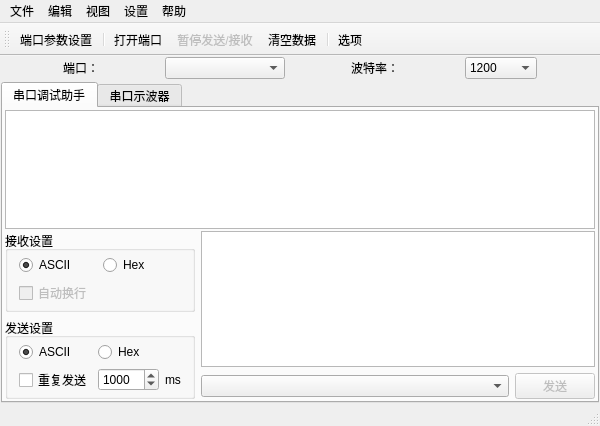
<?xml version="1.0" encoding="UTF-8"?>
<ui version="4.0">
 <author>官文亮</author>
 <class>SerialToolClass</class>
 <widget class="QMainWindow" name="SerialToolClass">
  <property name="geometry">
   <rect>
    <x>0</x>
    <y>0</y>
    <width>600</width>
    <height>426</height>
   </rect>
  </property>
  <property name="sizePolicy">
   <sizepolicy hsizetype="Preferred" vsizetype="Preferred">
    <horstretch>0</horstretch>
    <verstretch>0</verstretch>
   </sizepolicy>
  </property>
  <property name="windowTitle">
   <string>SerialTool</string>
  </property>
  <property name="windowIcon">
   <iconset resource="serialtool.qrc">
    <normaloff>:/SerialTool/images/icon.ico</normaloff>:/SerialTool/images/icon.ico</iconset>
  </property>
  <widget class="QWidget" name="centralWidget">
   <property name="sizePolicy">
    <sizepolicy hsizetype="Expanding" vsizetype="Expanding">
     <horstretch>0</horstretch>
     <verstretch>0</verstretch>
    </sizepolicy>
   </property>
   <property name="maximumSize">
    <size>
     <width>16777215</width>
     <height>16777215</height>
    </size>
   </property>
   <layout class="QVBoxLayout" name="verticalLayout_2">
    <property name="spacing">
     <number>3</number>
    </property>
    <property name="leftMargin">
     <number>1</number>
    </property>
    <property name="topMargin">
     <number>1</number>
    </property>
    <property name="rightMargin">
     <number>1</number>
    </property>
    <property name="bottomMargin">
     <number>1</number>
    </property>
    <item>
     <widget class="QWidget" name="portConfigWidget" native="true">
      <property name="enabled">
       <bool>true</bool>
      </property>
      <layout class="QHBoxLayout" name="horizontalLayout">
       <property name="leftMargin">
        <number>2</number>
       </property>
       <property name="topMargin">
        <number>0</number>
       </property>
       <property name="rightMargin">
        <number>2</number>
       </property>
       <property name="bottomMargin">
        <number>0</number>
       </property>
       <item>
        <widget class="QLabel" name="label">
         <property name="sizePolicy">
          <sizepolicy hsizetype="Fixed" vsizetype="Preferred">
           <horstretch>0</horstretch>
           <verstretch>0</verstretch>
          </sizepolicy>
         </property>
         <property name="text">
          <string>端口：</string>
         </property>
        </widget>
       </item>
       <item>
        <widget class="QComboBox" name="comboBoxPortNum">
         <property name="sizePolicy">
          <sizepolicy hsizetype="Preferred" vsizetype="Fixed">
           <horstretch>0</horstretch>
           <verstretch>0</verstretch>
          </sizepolicy>
         </property>
         <property name="minimumSize">
          <size>
           <width>120</width>
           <height>0</height>
          </size>
         </property>
         <property name="maximumSize">
          <size>
           <width>120</width>
           <height>16777215</height>
          </size>
         </property>
        </widget>
       </item>
       <item>
        <widget class="QLabel" name="label_2">
         <property name="sizePolicy">
          <sizepolicy hsizetype="Fixed" vsizetype="Preferred">
           <horstretch>0</horstretch>
           <verstretch>0</verstretch>
          </sizepolicy>
         </property>
         <property name="text">
          <string>波特率：</string>
         </property>
        </widget>
       </item>
       <item>
        <widget class="QComboBox" name="comboBoxBaudRate">
         <property name="sizePolicy">
          <sizepolicy hsizetype="Fixed" vsizetype="Fixed">
           <horstretch>0</horstretch>
           <verstretch>0</verstretch>
          </sizepolicy>
         </property>
         <property name="currentText">
          <string>1200</string>
         </property>
         <item>
          <property name="text">
           <string>1200</string>
          </property>
         </item>
         <item>
          <property name="text">
           <string>2400</string>
          </property>
         </item>
         <item>
          <property name="text">
           <string>4800</string>
          </property>
         </item>
         <item>
          <property name="text">
           <string>9600</string>
          </property>
         </item>
         <item>
          <property name="text">
           <string>19200</string>
          </property>
         </item>
         <item>
          <property name="text">
           <string>38400</string>
          </property>
         </item>
         <item>
          <property name="text">
           <string>57600</string>
          </property>
         </item>
         <item>
          <property name="text">
           <string>115200</string>
          </property>
         </item>
        </widget>
       </item>
      </layout>
     </widget>
    </item>
    <item>
     <widget class="QTabWidget" name="tabWidget">
      <property name="sizePolicy">
       <sizepolicy hsizetype="Expanding" vsizetype="Expanding">
        <horstretch>0</horstretch>
        <verstretch>0</verstretch>
       </sizepolicy>
      </property>
      <property name="currentIndex">
       <number>0</number>
      </property>
      <widget class="QWidget" name="tab_2">
       <attribute name="title">
        <string>串口调试助手</string>
       </attribute>
       <layout class="QVBoxLayout" name="verticalLayout_3">
        <property name="spacing">
         <number>2</number>
        </property>
        <property name="leftMargin">
         <number>2</number>
        </property>
        <property name="topMargin">
         <number>2</number>
        </property>
        <property name="rightMargin">
         <number>2</number>
        </property>
        <property name="bottomMargin">
         <number>2</number>
        </property>
        <item>
         <widget class="QTextEdit" name="textEditRead">
          <property name="readOnly">
           <bool>true</bool>
          </property>
         </widget>
        </item>
        <item>
         <layout class="QHBoxLayout" name="horizontalLayout_5">
          <item>
           <layout class="QVBoxLayout" name="verticalLayout_4">
            <item>
             <widget class="QGroupBox" name="groupBox">
              <property name="title">
               <string>接收设置</string>
              </property>
              <layout class="QGridLayout" name="gridLayout_2">
               <property name="topMargin">
                <number>4</number>
               </property>
               <property name="bottomMargin">
                <number>4</number>
               </property>
               <item row="1" column="0">
                <widget class="QCheckBox" name="checkBox_2">
                 <property name="enabled">
                  <bool>false</bool>
                 </property>
                 <property name="text">
                  <string>自动换行</string>
                 </property>
                </widget>
               </item>
               <item row="0" column="1">
                <widget class="QRadioButton" name="portReadHex">
                 <property name="text">
                  <string>Hex</string>
                 </property>
                </widget>
               </item>
               <item row="0" column="0">
                <widget class="QRadioButton" name="portReadAscii">
                 <property name="text">
                  <string>ASCII</string>
                 </property>
                 <property name="checked">
                  <bool>true</bool>
                 </property>
                </widget>
               </item>
              </layout>
             </widget>
            </item>
            <item>
             <widget class="QGroupBox" name="groupBox_2">
              <property name="sizePolicy">
               <sizepolicy hsizetype="Preferred" vsizetype="Preferred">
                <horstretch>0</horstretch>
                <verstretch>0</verstretch>
               </sizepolicy>
              </property>
              <property name="title">
               <string>发送设置</string>
              </property>
              <layout class="QGridLayout" name="gridLayout">
               <property name="topMargin">
                <number>4</number>
               </property>
               <property name="bottomMargin">
                <number>4</number>
               </property>
               <item row="1" column="1">
                <widget class="QRadioButton" name="portWriteHex">
                 <property name="text">
                  <string>Hex</string>
                 </property>
                </widget>
               </item>
               <item row="2" column="0">
                <widget class="QCheckBox" name="resendBox">
                 <property name="text">
                  <string>重复发送</string>
                 </property>
                </widget>
               </item>
               <item row="2" column="1">
                <widget class="QSpinBox" name="spinBoxStepTime">
                 <property name="minimum">
                  <number>10</number>
                 </property>
                 <property name="maximum">
                  <number>60000</number>
                 </property>
                 <property name="value">
                  <number>1000</number>
                 </property>
                </widget>
               </item>
               <item row="1" column="0">
                <widget class="QRadioButton" name="portWriteAscii">
                 <property name="text">
                  <string>ASCII</string>
                 </property>
                 <property name="checked">
                  <bool>true</bool>
                 </property>
                </widget>
               </item>
               <item row="2" column="3">
                <widget class="QLabel" name="label_3">
                 <property name="text">
                  <string>ms</string>
                 </property>
                </widget>
               </item>
              </layout>
             </widget>
            </item>
           </layout>
          </item>
          <item>
           <layout class="QGridLayout" name="gridLayout_3">
            <item row="1" column="0">
             <widget class="QComboBox" name="comboBox">
              <property name="sizePolicy">
               <sizepolicy hsizetype="Expanding" vsizetype="Fixed">
                <horstretch>0</horstretch>
                <verstretch>0</verstretch>
               </sizepolicy>
              </property>
             </widget>
            </item>
            <item row="1" column="1">
             <widget class="QPushButton" name="sendButton">
              <property name="enabled">
               <bool>false</bool>
              </property>
              <property name="sizePolicy">
               <sizepolicy hsizetype="Fixed" vsizetype="Fixed">
                <horstretch>0</horstretch>
                <verstretch>0</verstretch>
               </sizepolicy>
              </property>
              <property name="toolTip">
               <string>Ctrl + Enter</string>
              </property>
              <property name="text">
               <string>发送</string>
              </property>
              <property name="shortcut">
               <string>Ctrl+Return</string>
              </property>
             </widget>
            </item>
            <item row="0" column="0" colspan="2">
             <widget class="QTextEdit" name="textEditWrite">
              <property name="sizePolicy">
               <sizepolicy hsizetype="Expanding" vsizetype="Ignored">
                <horstretch>0</horstretch>
                <verstretch>0</verstretch>
               </sizepolicy>
              </property>
             </widget>
            </item>
           </layout>
          </item>
         </layout>
        </item>
       </layout>
      </widget>
      <widget class="QWidget" name="tab">
       <attribute name="title">
        <string>串口示波器</string>
       </attribute>
       <layout class="QHBoxLayout" name="horizontalLayout_2">
        <property name="spacing">
         <number>2</number>
        </property>
        <property name="leftMargin">
         <number>2</number>
        </property>
        <property name="topMargin">
         <number>2</number>
        </property>
        <property name="rightMargin">
         <number>2</number>
        </property>
        <property name="bottomMargin">
         <number>2</number>
        </property>
        <item>
         <layout class="QVBoxLayout" name="verticalLayout">
          <item>
           <widget class="QCustomPlot" name="customPlot" native="true">
            <property name="sizePolicy">
             <sizepolicy hsizetype="Expanding" vsizetype="Expanding">
              <horstretch>0</horstretch>
              <verstretch>0</verstretch>
             </sizepolicy>
            </property>
            <property name="minimumSize">
             <size>
              <width>200</width>
              <height>100</height>
             </size>
            </property>
           </widget>
          </item>
          <item>
           <widget class="QScrollBar" name="horizontalScrollBar">
            <property name="sizePolicy">
             <sizepolicy hsizetype="Expanding" vsizetype="Minimum">
              <horstretch>0</horstretch>
              <verstretch>0</verstretch>
             </sizepolicy>
            </property>
            <property name="pageStep">
             <number>100</number>
            </property>
            <property name="orientation">
             <enum>Qt::Horizontal</enum>
            </property>
           </widget>
          </item>
         </layout>
        </item>
        <item>
         <layout class="QVBoxLayout" name="verticalLayout_9">
          <item>
           <widget class="QListWidget" name="channelList">
            <property name="sizePolicy">
             <sizepolicy hsizetype="Ignored" vsizetype="Expanding">
              <horstretch>0</horstretch>
              <verstretch>0</verstretch>
             </sizepolicy>
            </property>
           </widget>
          </item>
          <item>
           <widget class="QLabel" name="label_4">
            <property name="text">
             <string>Y轴上限：</string>
            </property>
           </widget>
          </item>
          <item>
           <widget class="QDoubleSpinBox" name="yRateUpperBox">
            <property name="minimum">
             <double>-100000.000000000000000</double>
            </property>
            <property name="maximum">
             <double>100000.000000000000000</double>
            </property>
           </widget>
          </item>
          <item>
           <widget class="QLabel" name="label_5">
            <property name="text">
             <string>Y轴下限：</string>
            </property>
           </widget>
          </item>
          <item>
           <widget class="QDoubleSpinBox" name="yRateLowerBox">
            <property name="minimum">
             <double>-100000.000000000000000</double>
            </property>
           </widget>
          </item>
          <item>
           <widget class="QLabel" name="label_6">
            <property name="text">
             <string>X轴采样数：</string>
            </property>
           </widget>
          </item>
          <item>
           <widget class="QComboBox" name="xRangeBox">
            <property name="currentText">
             <string>10</string>
            </property>
            <property name="maxVisibleItems">
             <number>20</number>
            </property>
            <item>
             <property name="text">
              <string>10</string>
             </property>
            </item>
            <item>
             <property name="text">
              <string>20</string>
             </property>
            </item>
            <item>
             <property name="text">
              <string>25</string>
             </property>
            </item>
            <item>
             <property name="text">
              <string>50</string>
             </property>
            </item>
            <item>
             <property name="text">
              <string>100</string>
             </property>
            </item>
            <item>
             <property name="text">
              <string>200</string>
             </property>
            </item>
            <item>
             <property name="text">
              <string>250</string>
             </property>
            </item>
            <item>
             <property name="text">
              <string>500</string>
             </property>
            </item>
            <item>
             <property name="text">
              <string>1000</string>
             </property>
            </item>
            <item>
             <property name="text">
              <string>2000</string>
             </property>
            </item>
            <item>
             <property name="text">
              <string>2500</string>
             </property>
            </item>
            <item>
             <property name="text">
              <string>5000</string>
             </property>
            </item>
            <item>
             <property name="text">
              <string>10000</string>
             </property>
            </item>
           </widget>
          </item>
          <item>
           <widget class="QCheckBox" name="holdRxOscBox">
            <property name="toolTip">
             <string>串口示波器在其他选项卡下也会接收数据</string>
            </property>
            <property name="text">
             <string>保持接收</string>
            </property>
            <property name="checked">
             <bool>true</bool>
            </property>
           </widget>
          </item>
          <item>
           <spacer name="verticalSpacer">
            <property name="orientation">
             <enum>Qt::Vertical</enum>
            </property>
            <property name="sizeHint" stdset="0">
             <size>
              <width>20</width>
              <height>40</height>
             </size>
            </property>
           </spacer>
          </item>
         </layout>
        </item>
       </layout>
      </widget>
     </widget>
    </item>
   </layout>
  </widget>
  <widget class="QMenuBar" name="menuBar">
   <property name="geometry">
    <rect>
     <x>0</x>
     <y>0</y>
     <width>600</width>
     <height>23</height>
    </rect>
   </property>
   <widget class="QMenu" name="menu">
    <property name="title">
     <string>文件</string>
    </property>
    <addaction name="actionSave"/>
    <addaction name="separator"/>
    <addaction name="actionClose"/>
   </widget>
   <widget class="QMenu" name="menu_2">
    <property name="title">
     <string>设置</string>
    </property>
    <addaction name="actionOption"/>
   </widget>
   <widget class="QMenu" name="menu_3">
    <property name="title">
     <string>编辑</string>
    </property>
    <addaction name="openPortAction"/>
    <addaction name="portRunAction"/>
    <addaction name="clearAction"/>
    <addaction name="separator"/>
    <addaction name="portSetAction"/>
   </widget>
   <widget class="QMenu" name="menu_4">
    <property name="title">
     <string>视图</string>
    </property>
    <addaction name="actionVisibleTab0"/>
    <addaction name="actionVisibleTab1"/>
    <addaction name="separator"/>
    <addaction name="actionVisibleToolbar"/>
    <addaction name="actionVisibleStatusBar"/>
   </widget>
   <widget class="QMenu" name="menu_5">
    <property name="title">
     <string>帮助</string>
    </property>
    <addaction name="actionAbout"/>
   </widget>
   <addaction name="menu"/>
   <addaction name="menu_3"/>
   <addaction name="menu_4"/>
   <addaction name="menu_2"/>
   <addaction name="menu_5"/>
  </widget>
  <widget class="QToolBar" name="toolBar1">
   <property name="windowTitle">
    <string>工具栏</string>
   </property>
   <property name="allowedAreas">
    <set>Qt::BottomToolBarArea|Qt::TopToolBarArea</set>
   </property>
   <attribute name="toolBarArea">
    <enum>TopToolBarArea</enum>
   </attribute>
   <attribute name="toolBarBreak">
    <bool>false</bool>
   </attribute>
   <addaction name="portSetAction"/>
   <addaction name="separator"/>
   <addaction name="openPortAction"/>
   <addaction name="portRunAction"/>
   <addaction name="clearAction"/>
   <addaction name="separator"/>
   <addaction name="actionOption"/>
  </widget>
  <widget class="QStatusBar" name="statusBar"/>
  <action name="actionSave">
   <property name="icon">
    <iconset resource="serialtool.qrc">
     <normaloff>:/SerialTool/images/save.ico</normaloff>:/SerialTool/images/save.ico</iconset>
   </property>
   <property name="text">
    <string>保存</string>
   </property>
   <property name="shortcut">
    <string>Ctrl+S</string>
   </property>
  </action>
  <action name="actionOption">
   <property name="icon">
    <iconset resource="serialtool.qrc">
     <normaloff>:/SerialTool/images/config.ico</normaloff>:/SerialTool/images/config.ico</iconset>
   </property>
   <property name="text">
    <string>选项</string>
   </property>
  </action>
  <action name="openPortAction">
   <property name="icon">
    <iconset resource="serialtool.qrc">
     <normaloff>:/SerialTool/images/connect.png</normaloff>:/SerialTool/images/connect.png</iconset>
   </property>
   <property name="text">
    <string>打开端口</string>
   </property>
   <property name="shortcut">
    <string>Alt+S</string>
   </property>
  </action>
  <action name="portRunAction">
   <property name="enabled">
    <bool>false</bool>
   </property>
   <property name="icon">
    <iconset resource="serialtool.qrc">
     <normaloff>:/SerialTool/images/pause.ico</normaloff>
     <activeoff>:/SerialTool/images/pause.png</activeoff>:/SerialTool/images/pause.ico</iconset>
   </property>
   <property name="text">
    <string>暂停发送/接收</string>
   </property>
   <property name="shortcut">
    <string>Alt+R</string>
   </property>
  </action>
  <action name="clearAction">
   <property name="icon">
    <iconset resource="serialtool.qrc">
     <normaloff>:/SerialTool/images/clear.png</normaloff>:/SerialTool/images/clear.png</iconset>
   </property>
   <property name="text">
    <string>清空数据</string>
   </property>
   <property name="shortcut">
    <string>Alt+C</string>
   </property>
  </action>
  <action name="portSetAction">
   <property name="icon">
    <iconset resource="serialtool.qrc">
     <normaloff>:/SerialTool/images/port config.png</normaloff>:/SerialTool/images/port config.png</iconset>
   </property>
   <property name="text">
    <string>端口参数设置</string>
   </property>
   <property name="toolTip">
    <string>端口设置</string>
   </property>
  </action>
  <action name="actionClose">
   <property name="icon">
    <iconset resource="serialtool.qrc">
     <normaloff>:/SerialTool/images/exit.ico</normaloff>:/SerialTool/images/exit.ico</iconset>
   </property>
   <property name="text">
    <string>退出</string>
   </property>
  </action>
  <action name="actionVisibleToolbar">
   <property name="checkable">
    <bool>true</bool>
   </property>
   <property name="checked">
    <bool>true</bool>
   </property>
   <property name="text">
    <string>工具栏</string>
   </property>
  </action>
  <action name="actionVisibleTab0">
   <property name="checkable">
    <bool>true</bool>
   </property>
   <property name="text">
    <string>串口调试助手</string>
   </property>
   <property name="toolTip">
    <string>显示串口调试助手</string>
   </property>
  </action>
  <action name="actionVisibleTab1">
   <property name="checkable">
    <bool>true</bool>
   </property>
   <property name="text">
    <string>串口示波器</string>
   </property>
   <property name="toolTip">
    <string>串口示波器</string>
   </property>
  </action>
  <action name="actionVisibleStatusBar">
   <property name="checkable">
    <bool>true</bool>
   </property>
   <property name="checked">
    <bool>true</bool>
   </property>
   <property name="text">
    <string>状态栏</string>
   </property>
  </action>
  <action name="actionAbout">
   <property name="text">
    <string>关于</string>
   </property>
   <property name="shortcut">
    <string>F1</string>
   </property>
  </action>
 </widget>
 <layoutdefault spacing="6" margin="11"/>
 <customwidgets>
  <customwidget>
   <class>QCustomPlot</class>
   <extends>QWidget</extends>
   <header>qcustomplot.h</header>
   <container>1</container>
  </customwidget>
 </customwidgets>
 <resources>
  <include location="serialtool.qrc"/>
 </resources>
 <connections/>
</ui>
